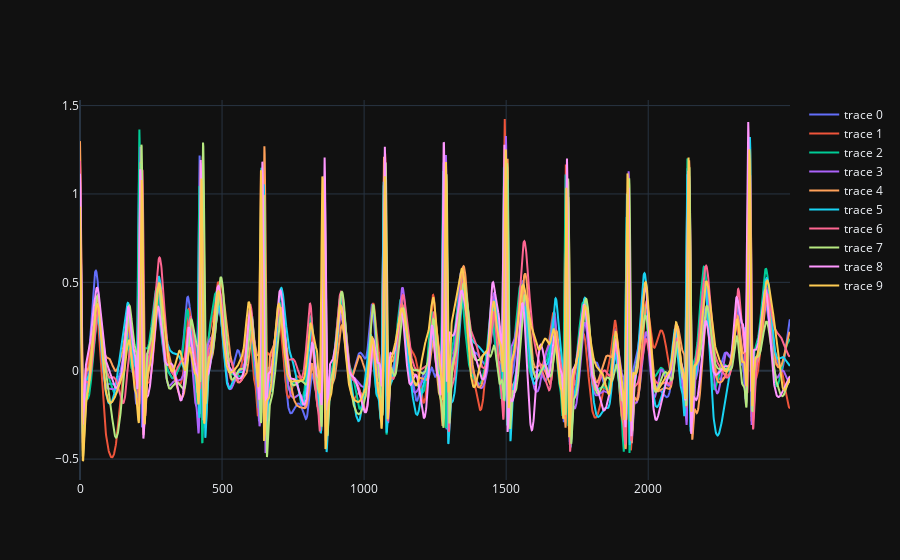

Write notebook code for a chart like this one.
### Code cell
ecgs = [nk.ecg_simulate(duration=1, heart_rate=70, sampling_rate=250, noise=0.2, random_state=i) for i in range(10)]

fig = go.Figure()
for ecg in ecgs:
    fig.add_trace(go.Scatter(y=ecg))
fig.show()

### Figure 1 — Plotly figure (JSON) as saved in the notebook; plotly's stock layout.template omitted (floating-point values rounded to 4 significant figures; data arrays with more than 128 entries replaced by an {"elided": "..."} marker saying what was removed)
{"data": [{"y": {"elided": "2500 float values"}, "type": "scatter"}, {"y": {"elided": "2500 float values"}, "type": "scatter"}, {"y": {"elided": "2500 float values"}, "type": "scatter"}, {"y": {"elided": "2500 float values"}, "type": "scatter"}, {"y": {"elided": "2500 float values"}, "type": "scatter"}, {"y": {"elided": "2500 float values"}, "type": "scatter"}, {"y": {"elided": "2500 float values"}, "type": "scatter"}, {"y": {"elided": "2500 float values"}, "type": "scatter"}, {"y": {"elided": "2500 float values"}, "type": "scatter"}, {"y": {"elided": "2500 float values"}, "type": "scatter"}], "layout": {}}
